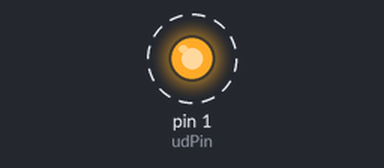
A sketch run on a simulated Arduino Uno, built with avr-gcc and run on an emulated ATmega328P. Shown: output pins drawn as LEDs (lit = HIGH). Dashed ring = blinking. Pins used as bus, display or sensor lines are not drawn.

Above: at 0.77 s.
Timing chart, 0 to 3.6 s (numbered marks = the images above):
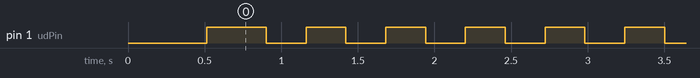

Measured:
- by itself, pin 1 (udPin): alternates HIGH for 0.26 s and LOW for 0.26 s

The sketch:

Function_Generator.ino
```cpp
const int clkPin = 0;
const int udPin = 1;
const int pulseDelay = 2;
const int pwmPin = 4;

void setup(){

  pinMode(clkPin, OUTPUT);
  pinMode(udPin, OUTPUT);
  digitalWrite(clkPin, HIGH);
  digitalWrite(udPin, HIGH);
  reset();
}


void loop(){

  for (int i=0; i <= 128; i++){

    increment('u');
  }

  for (int i=0; i <= 128; i++){

    increment('d');
  }
}


void increment(char dir){

  if (dir == 'u'){

    digitalWrite(udPin, HIGH);
  }

  else if (dir == 'd'){

    digitalWrite(udPin, LOW);
  }

  digitalWrite(clkPin, LOW);
  delay(pulseDelay);
  digitalWrite(clkPin, HIGH);
}


void reset(){

  digitalWrite(udPin, LOW);
  for(int i=0;i<255;i++){

    digitalWrite(clkPin, LOW);
    delay(pulseDelay);
    digitalWrite(clkPin, HIGH);
  }

  digitalWrite(udPin, HIGH);
  for(int i=0;i<64;i++){

    digitalWrite(clkPin, LOW);
    delay(pulseDelay);
    digitalWrite(clkPin, HIGH);
  }
}
```
